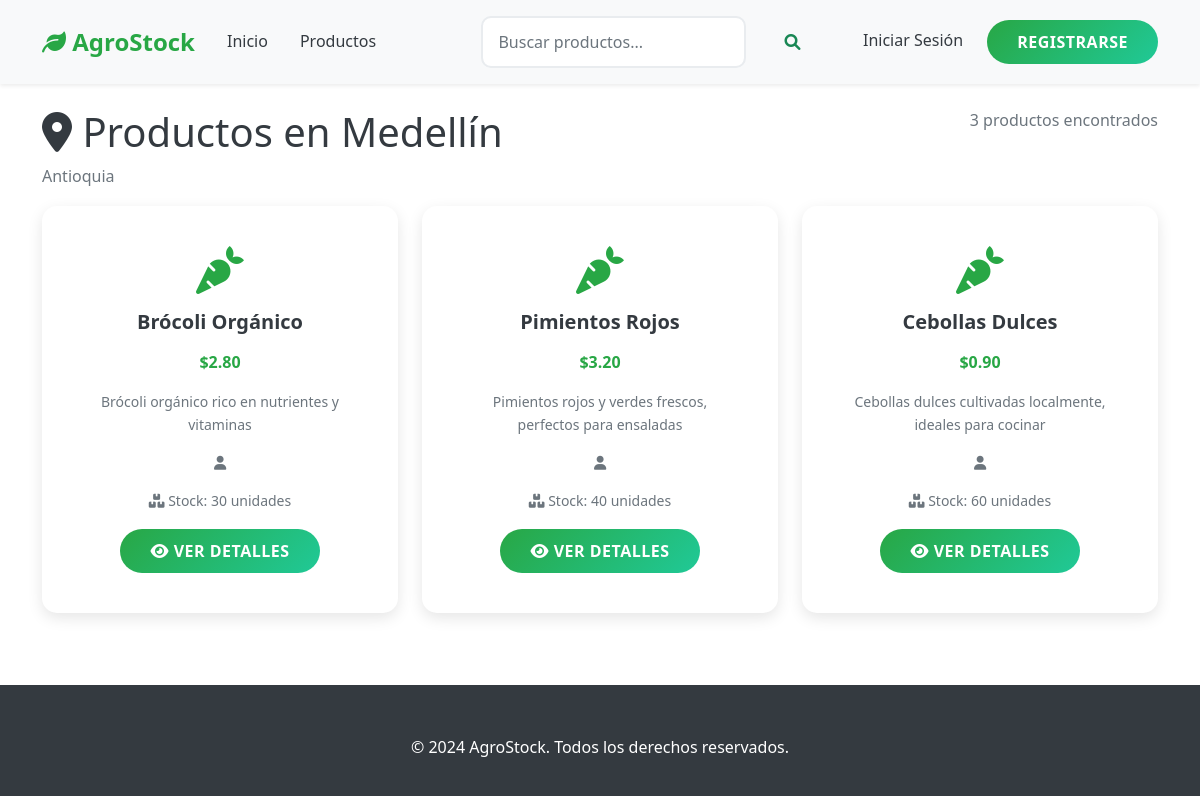
The app's page /index.php?modulo=inicio&accion=ciudad&id=2 with its own data.
### tables this page shows
CREATE TABLE `ciudades` (
  `id_ciudad` int(11) NOT NULL,
  `nombre` varchar(100) NOT NULL,
  `id_departamento` int(11) DEFAULT NULL
);

CREATE TABLE `departamentos` (
  `id_departamento` int(11) NOT NULL,
  `nombre` varchar(100) NOT NULL,
  `id_region` int(11) DEFAULT NULL
);

CREATE TABLE `productos` (
  `id_producto` int(11) NOT NULL,
  `nombre` varchar(100) NOT NULL,
  `descripcion` text DEFAULT NULL,
  `precio` decimal(10,2) NOT NULL,
  `stock` int(11) NOT NULL,
  `id_usuario` int(11) DEFAULT NULL,
  `id_ciudad_origen` int(11) DEFAULT NULL
);

### controlador/InicioControlador.php (called while the page is built, shortened)
<?php
require_once dirname(__DIR__) . '/modelo/productoModelo.php';
require_once dirname(__DIR__) . '/modelo/usuarioModelo.php';
class InicioControlador {
    private $productoModelo;
    private $usuarioModelo;
    public function __construct() {
        $this->productoModelo = new ProductoModelo();
        $this->usuarioModelo = new UsuarioModelo();
    }
    public function ciudad() {
        try {
            $ciudadId = $_GET['id'] ?? 0;
            $filtros = [
                'id_ciudad_origen' => $ciudadId,
                'limite' => 12,
                'offset' => ($_GET['pagina'] ?? 1) - 1
            ];
            $productos = $this->productoModelo->obtenerProductos($filtros);
            $ciudades = $this->usuarioModelo->obtenerCiudades();
            $ciudad = null;
            foreach ($ciudades as $c) {
                if ($c['id_ciudad'] == $ciudadId) {
                    $ciudad = $c;
                    break;
                }
            }
            $autenticado = verificarAutenticacion();
            include dirname(__DIR__) . '/modulos/ciudad.php';
        } catch (Exception $e) {
            $this->mostrarError($e->getMessage());
        }
    }
}
?>

### index.php (called while the page is built, shortened)
<?php
require_once MODELO_PATH . '/conexion.php';
function verificarAutenticacion() {
    return isset($_SESSION['autenticado']) && $_SESSION['autenticado'] === true;
}
$accion = $_GET['accion'] ?? 'index';
try {
    $controlador = new $controladorClass();
    $controlador->$accion();
} catch (Exception $e) {
    echo '<!DOCTYPE html>
    <html lang="es">
    <head>
        <meta charset="UTF-8">
        <meta name="viewport" content="width=device-width, initial-scale=1.0">
        <title>Error - AgroStock</title>
        <link href="https://cdn.jsdelivr.net/npm/bootstrap@5.1.3/dist/css/bootstrap.min.css" rel="stylesheet">
        <link href="vista/css/estilos.css" rel="stylesheet">
    </head>
    <body>
        <div class="container mt-5">
            <div class="row justify-content-center">
                <div class="col-md-8">
                    <div class="card">
                        <div class="card-header bg-danger text-white">
                            <h4 class="mb-0"><i class="fas fa-exclamation-triangle"></i> Error</h4>
                        </div>
                        <div class="card-body">
                            <p class="lead">Ha ocurrido un error en la aplicación:</p>
                            <div class="alert alert-danger">
                                <strong>' . htmlspecialchars($e->getMessage()) . '</strong>
                            </div>
                            <div class="mt-3">
                                <a href="index.php" class="btn btn-primary">
                                    <i class="fas fa-home"></i> Volver al inicio
                                </a>
                                <a href="javascript:history.back()" class="btn btn-secondary">
                                    <i class="fas fa-arrow-left"></i> Volver atrás
                                </a>
                            </div>
                        </div>
                    </div>
                </div>
            </div>
        </div>
        <script src="https://cdn.jsdelivr.net/npm/bootstrap@5.1.3/dist/js/bootstrap.bundle.min.js"></script>
    </body>
    </html>';
}
?>

### modelo/conexion.php (called while the page is built, shortened)
<?php
class Conexion {
    private $host = 'localhost';
    private $dbname = 'Agrostock';
    private $username = 'root';
    private $password = '';
    private $charset = 'utf8mb4';
    private $pdo;
    public function __construct() {
        try {
            $dsn = "mysql:host={$this->host};dbname={$this->dbname};charset={$this->charset}";
            $options = [
                PDO::ATTR_ERRMODE => PDO::ERRMODE_EXCEPTION,
                PDO::ATTR_DEFAULT_FETCH_MODE => PDO::FETCH_ASSOC,
                PDO::ATTR_EMULATE_PREPARES => false,
            ];
            $this->pdo = new PDO($dsn, $this->username, $this->password, $options);
        } catch (PDOException $e) {
            throw new Exception("Error de conexión: " . $e->getMessage());
        }
    }
    public function ejecutarConsulta($sql, $params = []) {
        try {
            $stmt = $this->pdo->prepare($sql);
            $stmt->execute($params);
            return $stmt;
        } catch (PDOException $e) {
            throw new Exception("Error en la consulta: " . $e->getMessage());
        }
    }
    public function obtenerFilas($sql, $params = []) {
        $stmt = $this->ejecutarConsulta($sql, $params);
        return $stmt->fetchAll();
    }
}
?>

### modelo/usuarioModelo.php (called while the page is built, shortened)
<?php
require_once 'conexion.php';
class UsuarioModelo {
    private $conexion;
    public function __construct() {
        $this->conexion = new Conexion();
    }
    public function obtenerCiudades() {
        try {
            $sql = "SELECT c.*, d.nombre as departamento_nombre
                    FROM ciudades c
                    LEFT JOIN departamentos d ON c.id_departamento = d.id_departamento
                    ORDER BY c.nombre ASC";
            return $this->conexion->obtenerFilas($sql);
        } catch (Exception $e) {
            throw new Exception("Error al obtener ciudades: " . $e->getMessage());
        }
    }
}
?>

### modelo/productoModelo.php (called while the page is built, shortened)
<?php
require_once 'conexion.php';
class ProductoModelo {
    private $conexion;
    public function __construct() {
        $this->conexion = new Conexion();
    }
    public function obtenerProductos($filtros = []) {
        try {
            $sql = "SELECT p.*, u.nombre as productor_nombre, c.nombre as ciudad_origen
                    FROM productos p
                    LEFT JOIN usuarios u ON p.id_usuario = u.id_usuario
                    LEFT JOIN ciudades c ON p.id_ciudad_origen = c.id_ciudad
                    WHERE 1=1";
            $params = [];
            if (!empty($filtros['id_ciudad_origen'])) {
                $sql .= " AND p.id_ciudad_origen = :id_ciudad_origen";
                $params['id_ciudad_origen'] = $filtros['id_ciudad_origen'];
            }
            $orden = isset($filtros['orden']) ? $filtros['orden'] : 'p.id_producto DESC';
            $sql .= " ORDER BY {$orden}";
            if (isset($filtros['limite'])) {
                $sql .= " LIMIT :limite";
                $params['limite'] = $filtros['limite'];
                if (isset($filtros['offset'])) {
                    $sql .= " OFFSET :offset";
                    $params['offset'] = $filtros['offset'];
                }
            }
            return $this->conexion->obtenerFilas($sql, $params);
        } catch (Exception $e) {
            throw new Exception("Error al obtener productos: " . $e->getMessage());
        }
    }
}
?>

### modulos/ciudad.php (the view, shortened to what this page needs)
<!DOCTYPE html>
<html lang="es">
<head>
    <link href="https://cdn.jsdelivr.net/npm/bootstrap@5.1.3/dist/css/bootstrap.min.css" rel="stylesheet">
    <link href="https://cdnjs.cloudflare.com/ajax/libs/font-awesome/6.0.0/css/all.min.css" rel="stylesheet">
    <link href="../vista/css/estilos.css" rel="stylesheet">
</head>
<body>
    <nav class="navbar navbar-expand-lg navbar-light bg-light shadow-sm">
        <div class="container">
            <a class="navbar-brand" href="index.php">
                <i class="fas fa-leaf"></i> AgroStock
            </a>
            <div class="collapse navbar-collapse" id="navbarNav">
                <ul class="navbar-nav me-auto">
                    <li class="nav-item">
                        <a class="nav-link" href="index.php">Inicio</a>
                    </li>
                    <li class="nav-item">
                        <a class="nav-link" href="index.php?modulo=inicio&accion=productos">Productos</a>
                    </li>
                </ul>
                <form class="d-flex me-3" action="index.php" method="GET">
                    <input class="form-control me-2" type="search" name="q" placeholder="Buscar productos..." aria-label="Buscar">
                    <button class="btn btn-outline-success" type="submit">
                        <i class="fas fa-search"></i>
                    </button>
                </form>
                <ul class="navbar-nav">
                    <?php if ($autenticado): ?>
                        <li class="nav-item dropdown">
                            <a class="nav-link dropdown-toggle" href="#" id="navbarDropdown" role="button" data-bs-toggle="dropdown">
                                <i class="fas fa-user"></i> <?php echo htmlspecialchars($usuario['nombre']); ?>
                            </a>
                            <ul class="dropdown-menu">
                                <li><a class="dropdown-item" href="index.php?modulo=usuario&accion=perfil">Mi Perfil</a></li>
                                <?php if ($tipoUsuario === 'productor'): ?>
                                    <li><a class="dropdown-item" href="index.php?modulo=productor&accion=dashboard">Dashboard Productor</a></li>
                                <?php elseif ($tipoUsuario === 'admin'): ?>
                                    <li><a class="dropdown-item" href="index.php?modulo=admin&accion=dashboard">Dashboard Admin</a></li>
                                <?php endif; ?>
                                <li><hr class="dropdown-divider"></li>
                                <li><a class="dropdown-item" href="index.php?modulo=usuario&accion=logout">Cerrar Sesión</a></li>
                            </ul>
                        </li>
                    <?php else: ?>
                        <li class="nav-item">
                            <a class="nav-link" href="index.php?modulo=usuario&accion=login">Iniciar Sesión</a>
                        </li>
                        <li class="nav-item">
                            <a class="btn btn-primary ms-2" href="index.php?modulo=usuario&accion=registrar">Registrarse</a>
                        </li>
                    <?php endif; ?>
                </ul>
            </div>
        </div>
    </nav>
    <div class="container mt-4">
        <div class="row">
            <div class="col-md-8">
                <h1><i class="fas fa-map-marker-alt"></i> Productos en <?php echo htmlspecialchars($ciudad['nombre']); ?></h1>
                <?php if (isset($ciudad['departamento_nombre'])): ?>
                    <p class="text-muted"><?php echo htmlspecialchars($ciudad['departamento_nombre']); ?></p>
                <?php endif; ?>
            </div>
            <div class="col-md-4 text-end">
                <p class="text-muted"><?php echo count($productos); ?> productos encontrados</p>
            </div>
        </div>
    </div>
    <div class="container">
        <?php if (!empty($productos)): ?>
            <div class="row">
                <?php foreach ($productos as $producto): ?>
                <div class="col-md-4 mb-4">
                    <div class="card product-card h-100">
                        <div class="card-body text-center">
                            <i class="fas fa-carrot fa-3x text-success mb-3"></i>
                            <h5 class="card-title"><?php echo htmlspecialchars($producto['nombre']); ?></h5>
                            <p class="card-text text-success fw-bold">$<?php echo number_format($producto['precio'], 2); ?></p>
                            <?php if (!empty($producto['descripcion'])): ?>
                                <p class="card-text small"><?php echo htmlspecialchars(substr($producto['descripcion'], 0, 100)) . (strlen($producto['descripcion']) > 100 ? '...' : ''); ?></p>
                            <?php endif; ?>
                            <p class="card-text small text-muted">
                                <i class="fas fa-user"></i> <?php echo htmlspecialchars($producto['productor_nombre']); ?>
                            </p>
                            <p class="card-text small text-muted">
                                <i class="fas fa-boxes"></i> Stock: <?php echo $producto['stock']; ?> unidades
                            </p>
                            <a href="index.php?modulo=inicio&accion=producto&id=<?php echo $producto['id_producto']; ?>" class="btn btn-primary">
                                <i class="fas fa-eye"></i> Ver Detalles
                            </a>
                        </div>
                    </div>
                </div>
                <?php endforeach; ?>
            </div>
        <?php endif; ?>
    </div>
    <footer class="footer mt-5">
        <div class="container">
            <div class="text-center">
                <p>&copy; 2024 AgroStock. Todos los derechos reservados.</p>
            </div>
        </div>
    </footer>
</body>
</html>

### vista/css/estilos.css (style rules this page uses)
:root { --primary-color: #28a745; --secondary-color: #20c997; --accent-color: #ffc107; --dark-color: #343a40; --light-color: #f8f9fa; --success-color: #28a745; --danger-color: #dc3545; --warning-color: #ffc107; --info-color: #17a2b8; --white-color: #ffffff; --gray-color: #6c757d; --border-radius: 15px; --box-shadow: 0 5px 15px rgba(0, 0, 0, 0.1); --transition: all 0.3s ease; }
* { margin: 0; padding: 0; box-sizing: border-box; }
body { font-family: 'Segoe UI', Tahoma, Geneva, Verdana, sans-serif; line-height: 1.6; color: var(--dark-color); background-color: var(--white-color); }
.navbar { background: var(--white-color) !important; box-shadow: var(--box-shadow); padding: 1rem 0; }
.navbar-brand { font-weight: bold; color: var(--primary-color) !important; font-size: 1.5rem; text-decoration: none; }
.nav-link { color: var(--dark-color) !important; font-weight: 500; transition: var(--transition); margin: 0 0.5rem; }
.btn { border-radius: 25px; padding: 10px 30px; font-weight: 600; text-transform: uppercase; letter-spacing: 0.5px; transition: var(--transition); border: none; cursor: pointer; text-decoration: none; display: inline-block; }
.btn-primary { background: linear-gradient(135deg, var(--primary-color) 0%, var(--secondary-color) 100%); color: var(--white-color); }
.card { border: none; border-radius: var(--border-radius); box-shadow: var(--box-shadow); transition: var(--transition); overflow: hidden; }
.product-card { background: var(--white-color); padding: 1.5rem; text-align: center; }
.card-title { color: var(--dark-color); font-weight: 600; margin-bottom: 1rem; }
.card-text { color: var(--gray-color); line-height: 1.6; }
.form-control { border-radius: 10px; border: 2px solid #e9ecef; padding: 12px 15px; transition: var(--transition); }
.footer { background: var(--dark-color); color: var(--white-color); padding: 50px 0 20px; }
.text-success { color: var(--success-color) !important; }
.bg-light { background-color: var(--light-color) !important; }

### records on screen
ciudades: nombre "Medellín"
departamentos: nombre "Antioquia"
productos: nombre "Brócoli Orgánico", precio "2.80", descripcion "Brócoli orgánico rico en nutrientes y vitaminas", stock "30"
productos: nombre "Pimientos Rojos", precio "3.20", descripcion "Pimientos rojos y verdes frescos, perfectos para ensaladas", stock "40"
productos: nombre "Cebollas Dulces", precio "0.90", descripcion "Cebollas dulces cultivadas localmente, ideales para cocinar", stock "60"

### other values on screen
count($productos) "3"
